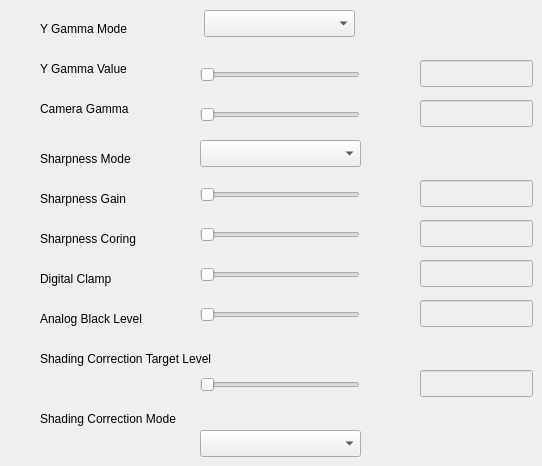
    <widget class="QWidget" name="Y">
     <attribute name="title">
      <string>Y</string>
     </attribute>
     <widget class="QLabel" name="label0301">
      <property name="geometry">
       <rect>
        <x>40</x>
        <y>20</y>
        <width>121</width>
        <height>17</height>
       </rect>
      </property>
      <property name="text">
       <string>Y Gamma Mode</string>
      </property>
     </widget>
     <widget class="QLabel" name="label0302">
      <property name="geometry">
       <rect>
        <x>40</x>
        <y>60</y>
        <width>121</width>
        <height>17</height>
       </rect>
      </property>
      <property name="text">
       <string>Y Gamma Value</string>
      </property>
     </widget>
     <widget class="QLabel" name="label0303">
      <property name="geometry">
       <rect>
        <x>40</x>
        <y>100</y>
        <width>121</width>
        <height>17</height>
       </rect>
      </property>
      <property name="text">
       <string>Camera Gamma</string>
      </property>
     </widget>
     <widget class="QLabel" name="label0304">
      <property name="geometry">
       <rect>
        <x>40</x>
        <y>150</y>
        <width>121</width>
        <height>17</height>
       </rect>
      </property>
      <property name="text">
       <string>Sharpness Mode</string>
      </property>
     </widget>
     <widget class="QLabel" name="label0305">
      <property name="geometry">
       <rect>
        <x>40</x>
        <y>190</y>
        <width>111</width>
        <height>17</height>
       </rect>
      </property>
      <property name="text">
       <string>Sharpness Gain</string>
      </property>
     </widget>
     <widget class="QLabel" name="label0306">
      <property name="geometry">
       <rect>
        <x>40</x>
        <y>230</y>
        <width>131</width>
        <height>17</height>
       </rect>
      </property>
      <property name="text">
       <string>Sharpness Coring</string>
      </property>
     </widget>
     <widget class="QLabel" name="label0307">
      <property name="geometry">
       <rect>
        <x>40</x>
        <y>270</y>
        <width>101</width>
        <height>17</height>
       </rect>
      </property>
      <property name="text">
       <string>Digital Clamp</string>
      </property>
     </widget>
     <widget class="QLabel" name="label0308">
      <property name="geometry">
       <rect>
        <x>40</x>
        <y>310</y>
        <width>141</width>
        <height>17</height>
       </rect>
      </property>
      <property name="text">
       <string>Analog Black Level</string>
      </property>
     </widget>
     <widget class="QLabel" name="label0309">
      <property name="geometry">
       <rect>
        <x>40</x>
        <y>350</y>
        <width>231</width>
        <height>17</height>
       </rect>
      </property>
      <property name="text">
       <string>Shading Correction Target Level</string>
      </property>
     </widget>
     <widget class="QLabel" name="label0310">
      <property name="geometry">
       <rect>
        <x>40</x>
        <y>410</y>
        <width>181</width>
        <height>17</height>
       </rect>
      </property>
      <property name="text">
       <string>Shading Correction Mode</string>
      </property>
     </widget>
     <widget class="QSlider" name="yGammaValueSlider">
      <property name="geometry">
       <rect>
        <x>200</x>
        <y>60</y>
        <width>160</width>
        <height>29</height>
       </rect>
      </property>
      <property name="orientation">
       <enum>Qt::Horizontal</enum>
      </property>
     </widget>
     <widget class="QSlider" name="yCameraGammaSlider">
      <property name="geometry">
       <rect>
        <x>200</x>
        <y>100</y>
        <width>160</width>
        <height>29</height>
       </rect>
      </property>
      <property name="orientation">
       <enum>Qt::Horizontal</enum>
      </property>
     </widget>
     <widget class="QSlider" name="ySharpnessgainSlider">
      <property name="geometry">
       <rect>
        <x>200</x>
        <y>180</y>
        <width>160</width>
        <height>29</height>
       </rect>
      </property>
      <property name="orientation">
       <enum>Qt::Horizontal</enum>
      </property>
     </widget>
     <widget class="QSlider" name="ySharpnessCoringSlider">
      <property name="geometry">
       <rect>
        <x>200</x>
        <y>220</y>
        <width>160</width>
        <height>29</height>
       </rect>
      </property>
      <property name="orientation">
       <enum>Qt::Horizontal</enum>
      </property>
     </widget>
     <widget class="QSlider" name="yDigitalClampSlider">
      <property name="geometry">
       <rect>
        <x>200</x>
        <y>260</y>
        <width>160</width>
        <height>29</height>
       </rect>
      </property>
      <property name="orientation">
       <enum>Qt::Horizontal</enum>
      </property>
     </widget>
     <widget class="QSlider" name="yAnalogBlackLevelSlider">
      <property name="geometry">
       <rect>
        <x>200</x>
        <y>300</y>
        <width>160</width>
        <height>29</height>
       </rect>
      </property>
      <property name="orientation">
       <enum>Qt::Horizontal</enum>
      </property>
     </widget>
     <widget class="QSlider" name="yShadingTargetSlider">
      <property name="geometry">
       <rect>
        <x>200</x>
        <y>370</y>
        <width>160</width>
        <height>29</height>
       </rect>
      </property>
      <property name="orientation">
       <enum>Qt::Horizontal</enum>
      </property>
     </widget>
     <widget class="QComboBox" name="yGammaMode">
      <property name="geometry">
       <rect>
        <x>204</x>
        <y>10</y>
        <width>151</width>
        <height>27</height>
       </rect>
      </property>
     </widget>
     <widget class="QComboBox" name="yShadingMode">
      <property name="geometry">
       <rect>
        <x>200</x>
        <y>430</y>
        <width>161</width>
        <height>27</height>
       </rect>
      </property>
     </widget>
     <widget class="QComboBox" name="ySharpnessMode">
      <property name="geometry">
       <rect>
        <x>200</x>
        <y>140</y>
        <width>161</width>
        <height>27</height>
       </rect>
      </property>
     </widget>
     <widget class="QLineEdit" name="yGammaValue">
      <property name="enabled">
       <bool>false</bool>
      </property>
      <property name="geometry">
       <rect>
        <x>420</x>
        <y>60</y>
        <width>113</width>
        <height>27</height>
       </rect>
      </property>
     </widget>
     <widget class="QLineEdit" name="yCameraGamma">
      <property name="enabled">
       <bool>false</bool>
      </property>
      <property name="geometry">
       <rect>
        <x>420</x>
        <y>100</y>
        <width>113</width>
        <height>27</height>
       </rect>
      </property>
     </widget>
     <widget class="QLineEdit" name="ySharpnessgain">
      <property name="enabled">
       <bool>false</bool>
      </property>
      <property name="geometry">
       <rect>
        <x>420</x>
        <y>180</y>
        <width>113</width>
        <height>27</height>
       </rect>
      </property>
     </widget>
     <widget class="QLineEdit" name="ySharpnessCoring">
      <property name="enabled">
       <bool>false</bool>
      </property>
      <property name="geometry">
       <rect>
        <x>420</x>
        <y>220</y>
        <width>113</width>
        <height>27</height>
       </rect>
      </property>
     </widget>
     <widget class="QLineEdit" name="yDigitalClamp">
      <property name="enabled">
       <bool>false</bool>
      </property>
      <property name="geometry">
       <rect>
        <x>420</x>
        <y>260</y>
        <width>113</width>
        <height>27</height>
       </rect>
      </property>
     </widget>
     <widget class="QLineEdit" name="yAnalogBlackLevel">
      <property name="enabled">
       <bool>false</bool>
      </property>
      <property name="geometry">
       <rect>
        <x>420</x>
        <y>300</y>
        <width>113</width>
        <height>27</height>
       </rect>
      </property>
     </widget>
     <widget class="QLineEdit" name="yShadingTarget">
      <property name="enabled">
       <bool>false</bool>
      </property>
      <property name="geometry">
       <rect>
        <x>420</x>
        <y>370</y>
        <width>113</width>
        <height>27</height>
       </rect>
      </property>
     </widget>
    </widget>
